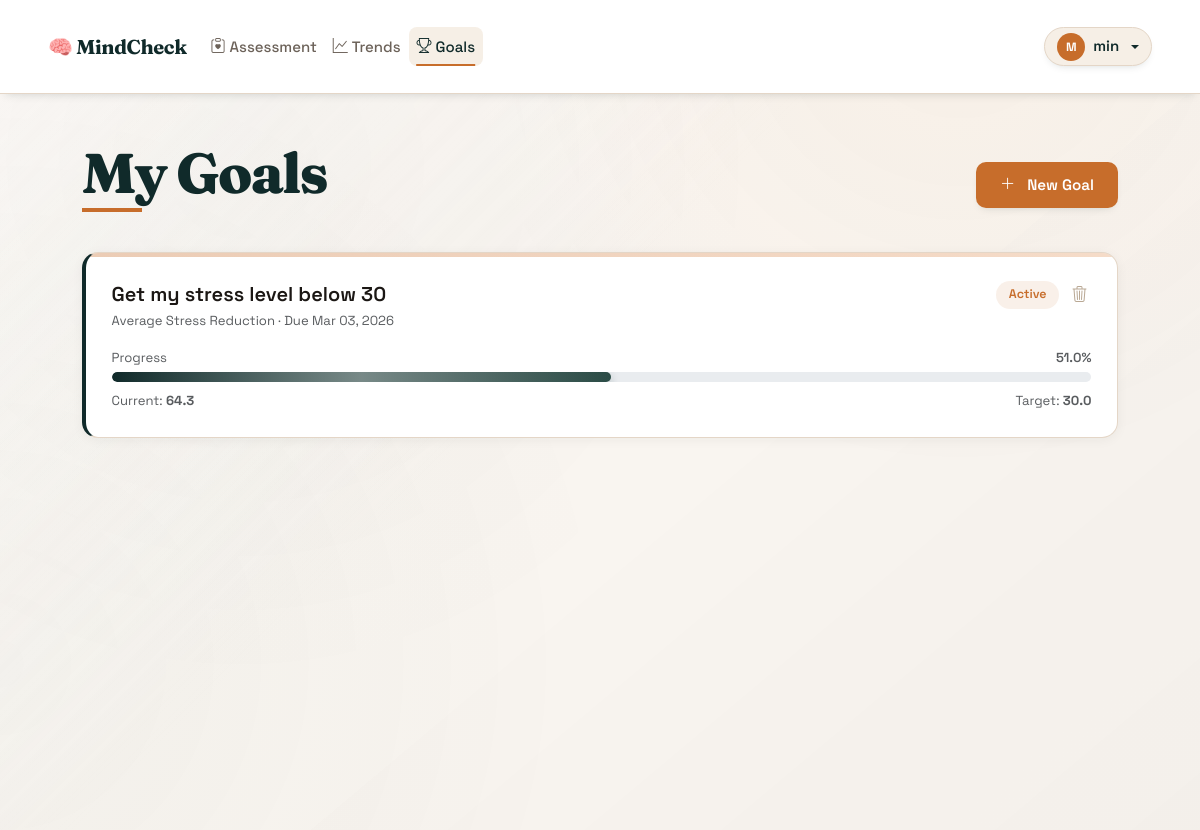
The page /goals (signed in) on the database its author committed.
### database.py (models this page shows, shortened)
class User(UserMixin, db.Model):
    __tablename__ = 'users'
    id = db.Column(db.Integer, primary_key=True)
    username = db.Column(db.String(80), unique=True, nullable=False, index=True)
    email = db.Column(db.String(120), unique=True, nullable=False, index=True)
    password_hash = db.Column(db.String(255), nullable=False)
    created_at = db.Column(db.DateTime, default=datetime.utcnow)
    goals = db.relationship('Goal', backref='user', lazy=True, cascade='all, delete-orphan')
    assessments = db.relationship('AssessmentEntry', backref='user', lazy=True, cascade='all, delete-orphan')

class Goal(db.Model):
    __tablename__ = 'goals'
    id = db.Column(db.Integer, primary_key=True)
    user_id = db.Column(db.Integer, db.ForeignKey('users.id'), nullable=False)
    goal_type = db.Column(db.String(50), nullable=False)  # 'avg_stress', 'peak_stress', 'streak_days'
    description = db.Column(db.String(255))
    target_value = db.Column(db.Float, nullable=False)
    current_value = db.Column(db.Float, default=0.0)
    deadline = db.Column(db.Date, nullable=True)
    created_at = db.Column(db.DateTime, default=datetime.utcnow)
    completed_at = db.Column(db.DateTime, nullable=True)
    status = db.Column(db.String(20), default='active')
    def calculate_progress(self):
        if self.goal_type in ['avg_stress', 'peak_stress']:
            if self.current_value <= self.target_value:
                return 100.0
            max_stress = 100.0  # Assuming stress is 0-100
            progress = max(0, (max_stress - self.current_value) / (max_stress - self.target_value) * 100)
            return min(100.0, progress)
        elif self.goal_type == 'streak_days':
            progress = (self.current_value / self.target_value) * 100
            return min(100.0, progress)
        return 0.0
    def is_achieved(self):
        if self.goal_type in ['avg_stress', 'peak_stress']:
            return self.current_value <= self.target_value
        elif self.goal_type == 'streak_days':
            return self.current_value >= self.target_value
        return False

### app.py (the view)
@app.route('/goals')
@login_required
def goals():
    history_manager = StressHistory(user_id=current_user.id)
    update_user_goals(current_user.id, 0, history_manager)
    user_goals = Goal.query.filter_by(user_id=current_user.id).order_by(Goal.created_at.desc()).all()
    return render_template('goals.html', goals=user_goals, user=current_user)

### app.py (called while the page is built)
@login_manager.user_loader
def load_user(user_id):
    return User.query.get(int(user_id))

def update_user_goals(user_id, current_stress, history_manager):
    active_goals = Goal.query.filter_by(user_id=user_id, status='active').all()
    history_data = history_manager.load_history()
    for goal in active_goals:
        if goal.goal_type == 'avg_stress' and len(history_data) > 0:
            avg_stress = sum(entry['stress_score'] for entry in history_data) / len(history_data)
            goal.current_value = avg_stress
        elif goal.goal_type == 'peak_stress' and len(history_data) > 0:
            peak_stress = max(entry['stress_score'] for entry in history_data)
            goal.current_value = peak_stress
        if goal.is_achieved() and goal.status == 'active':
            goal.status = 'completed'
            goal.completed_at = datetime.utcnow()
            flash(f'🎉 Goal achieved: {goal.description}', 'success')
    db.session.commit()

### stress_history.py (called while the page is built)
    def load_history(self):
        if not os.path.exists(self.history_file):
            return []
        try:
            with open(self.history_file, 'r') as f:
                return json.load(f)
        except (json.JSONDecodeError, IOError):
            return []

### templates/goals.html (shortened to what this page needs)
{% extends "base.html" %}
{% block content %}
<div class="container py-5">
    <div class="page-header mb-4">
        <h1>My Goals</h1>
        <button class="btn btn-wizard-primary" data-bs-toggle="modal" data-bs-target="#createGoalModal">
            <i class="bi bi-plus-lg me-1"></i>New Goal
        </button>
    </div>
    {% if goals %}
    <div style="display:grid; gap:1.5rem;">
        {% for goal in goals %}
        <div class="result-card" style="border-left: 4px solid
            {% if goal.status == 'completed' %}var(--success-color)
            {% elif goal.status == 'expired' %}#636e72
            {% else %}var(--primary-color){% endif %};">
            <div class="d-flex justify-content-between align-items-start mb-3">
                <div>
                    <div class="fw-600 fs-5">{{ goal.description or 'Goal #' ~ goal.id }}</div>
                    <div class="text-muted small">
                        Average Stress Reduction
                        {% if goal.deadline %} · Due {{ goal.deadline.strftime('%b %d, %Y') }}{% endif %}
                    </div>
                </div>
                <div class="d-flex gap-2 align-items-center">
                    {% if goal.status == 'completed' %}
                    <span class="badge-pill bg-success-soft text-success">✓ Completed</span>
                    {% elif goal.status == 'expired' %}
                    <span class="badge-pill bg-muted-soft text-muted">Expired</span>
                    {% else %}
                    <span class="badge-pill bg-primary-soft text-primary-dark">Active</span>
                    {% endif %}
                    <form method="POST" action="{{ url_for('delete_goal', goal_id=goal.id) }}"
                        onsubmit="return confirm('Delete this goal?');" class="mb-0">
                        <button type="submit" class="btn-icon-del" title="Delete goal">
                            <i class="bi bi-trash3"></i>
                        </button>
                    </form>
                </div>
            </div>
            <div class="d-flex justify-content-between small text-muted mb-1">
                <span>Progress</span>
                <span class="fw-600">{{ goal.calculate_progress()|round(1) }}%</span>
            </div>
            <div class="progress" style="height:10px; border-radius:99px;">
                <div class="progress-bar bg-accent"
                    style="width: {{ goal.calculate_progress() }}%; transition: width .8s ease;"></div>
            </div>
            <div class="d-flex justify-content-between small text-muted mt-2">
                <span>Current: <strong>{{ goal.current_value|round(1) }}</strong></span>
                <span>Target: <strong>{{ goal.target_value|round(1) }}</strong></span>
            </div>
        </div>
        {% endfor %}
    </div>
    {% endif %}
</div>
{% endblock %}

### templates/base.html (shortened to what this page needs)
<!DOCTYPE html>
<html lang="en">
<head>
    <link href="https://cdn.jsdelivr.net/npm/bootstrap@5.3.3/dist/css/bootstrap.min.css" rel="stylesheet">
    <link href="https://cdn.jsdelivr.net/npm/bootstrap-icons@1.11.3/font/bootstrap-icons.css" rel="stylesheet">
    <link rel="stylesheet" href="{{ url_for('static', filename='style.css') }}">
</head>
<body>
    <nav class="navbar navbar-expand-md navbar-light sticky-top app-nav">
        <div class="container-fluid nav-inner">
            <a class="navbar-brand brand" href="{{ url_for('home') }}">
                🧠 MindCheck
            </a>
            <div class="collapse navbar-collapse" id="mainNav">
                <ul class="navbar-nav me-auto mb-2 mb-md-0">
                    {% if current_user.is_authenticated %}
                    <li class="nav-item">
                        <a class="nav-link {% if request.endpoint and request.endpoint.startswith('assess') %}active{% endif %}"
                           href="{{ url_for('assess_step1') }}">
                            <i class="bi bi-clipboard-heart me-1"></i>Assessment
                        </a>
                    </li>
                    <li class="nav-item">
                        <a class="nav-link {% if request.endpoint == 'history' %}active{% endif %}"
                           href="{{ url_for('history') }}">
                            <i class="bi bi-graph-up me-1"></i>Trends
                        </a>
                    </li>
                    <li class="nav-item">
                        <a class="nav-link {% if request.endpoint == 'goals' %}active{% endif %}"
                           href="{{ url_for('goals') }}">
                            <i class="bi bi-trophy me-1"></i>Goals
                        </a>
                    </li>
                    {% endif %}
                </ul>
                {% if current_user.is_authenticated %}
                <div class="dropdown">
                    <button class="btn btn-sm profile-btn dropdown-toggle d-flex align-items-center gap-2"
                            type="button" data-bs-toggle="dropdown" aria-expanded="false"
                            id="profileDropdown">
                        <span class="avatar-circle">{{ current_user.username[0].upper() }}</span>
                        <span class="d-none d-md-inline fw-600">{{ current_user.username }}</span>
                    </button>
                </div>
                {% else %}
                <a href="{{ url_for('login') }}" class="btn btn-sm btn-outline-dark">Sign in</a>
                {% endif %}
            </div>
        </div>
    </nav>
    <div class="toast-container position-fixed bottom-0 end-0 p-3" style="z-index: 9999;">
    </div>
    <main class="main-content">
        {% block content %}{% endblock %}
    </main>
</body>
</html>

### rows shown on the page
User: username "M", username "min"
Goal: description "Get my stress level below 30", deadline "Mar 03, 2026", status "Active", calculate_progress "51.0", current_value "64.3", target_value "30.0"
